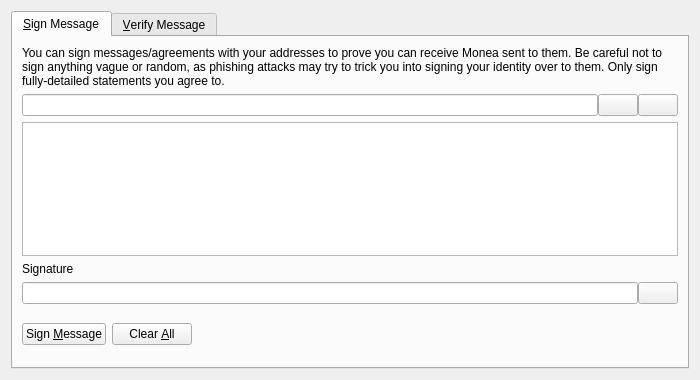
<?xml version="1.0" encoding="UTF-8"?>
<ui version="4.0">
 <class>SignVerifyMessageDialog</class>
 <widget class="QDialog" name="SignVerifyMessageDialog">
  <property name="geometry">
   <rect>
    <x>0</x>
    <y>0</y>
    <width>700</width>
    <height>380</height>
   </rect>
  </property>
  <property name="windowTitle">
   <string>Signatures - Sign / Verify a Message</string>
  </property>
  <property name="modal">
   <bool>true</bool>
  </property>
  <layout class="QVBoxLayout" name="verticalLayout">
   <item>
    <widget class="QTabWidget" name="tabWidget">
     <property name="currentIndex">
      <number>0</number>
     </property>
     <widget class="QWidget" name="tabSignMessage">
      <attribute name="title">
       <string>&amp;Sign Message</string>
      </attribute>
      <layout class="QVBoxLayout" name="verticalLayout_SM">
       <item>
        <widget class="QLabel" name="infoLabel_SM">
         <property name="text">
          <string>You can sign messages/agreements with your addresses to prove you can receive Monea sent to them. Be careful not to sign anything vague or random, as phishing attacks may try to trick you into signing your identity over to them. Only sign fully-detailed statements you agree to.</string>
         </property>
         <property name="textFormat">
          <enum>Qt::PlainText</enum>
         </property>
         <property name="wordWrap">
          <bool>true</bool>
         </property>
        </widget>
       </item>
       <item>
        <layout class="QHBoxLayout" name="horizontalLayout_1_SM">
         <property name="spacing">
          <number>0</number>
         </property>
         <item>
          <widget class="QValidatedLineEdit" name="addressIn_SM">
           <property name="toolTip">
            <string>The Monea address to sign the message with</string>
           </property>
          </widget>
         </item>
         <item>
          <widget class="QPushButton" name="addressBookButton_SM">
           <property name="toolTip">
            <string>Choose previously used address</string>
           </property>
           <property name="text">
            <string/>
           </property>
           <property name="shortcut">
            <string>Alt+A</string>
           </property>
           <property name="autoDefault">
            <bool>false</bool>
           </property>
          </widget>
         </item>
         <item>
          <widget class="QPushButton" name="pasteButton_SM">
           <property name="toolTip">
            <string>Paste address from clipboard</string>
           </property>
           <property name="text">
            <string/>
           </property>
           <property name="shortcut">
            <string>Alt+P</string>
           </property>
           <property name="autoDefault">
            <bool>false</bool>
           </property>
          </widget>
         </item>
        </layout>
       </item>
       <item>
        <widget class="QPlainTextEdit" name="messageIn_SM">
         <property name="toolTip">
          <string>Enter the message you want to sign here</string>
         </property>
        </widget>
       </item>
       <item>
        <widget class="QLabel" name="signatureLabel_SM">
         <property name="text">
          <string>Signature</string>
         </property>
         <property name="textFormat">
          <enum>Qt::PlainText</enum>
         </property>
        </widget>
       </item>
       <item>
        <layout class="QHBoxLayout" name="horizontalLayout_2_SM">
         <property name="spacing">
          <number>0</number>
         </property>
         <item>
          <widget class="QLineEdit" name="signatureOut_SM">
           <property name="font">
            <font>
             <italic>true</italic>
            </font>
           </property>
           <property name="readOnly">
            <bool>true</bool>
           </property>
          </widget>
         </item>
         <item>
          <widget class="QPushButton" name="copySignatureButton_SM">
           <property name="toolTip">
            <string>Copy the current signature to the system clipboard</string>
           </property>
           <property name="text">
            <string/>
           </property>
           <property name="autoDefault">
            <bool>false</bool>
           </property>
          </widget>
         </item>
        </layout>
       </item>
       <item>
        <layout class="QHBoxLayout" name="horizontalLayout_3_SM">
         <item>
          <widget class="QPushButton" name="signMessageButton_SM">
           <property name="toolTip">
            <string>Sign the message to prove you own this Monea address</string>
           </property>
           <property name="text">
            <string>Sign &amp;Message</string>
           </property>
           <property name="autoDefault">
            <bool>false</bool>
           </property>
          </widget>
         </item>
         <item>
          <widget class="QPushButton" name="clearButton_SM">
           <property name="toolTip">
            <string>Reset all sign message fields</string>
           </property>
           <property name="text">
            <string>Clear &amp;All</string>
           </property>
           <property name="autoDefault">
            <bool>false</bool>
           </property>
          </widget>
         </item>
         <item>
          <spacer name="horizontalSpacer_1_SM">
           <property name="orientation">
            <enum>Qt::Horizontal</enum>
           </property>
           <property name="sizeHint" stdset="0">
            <size>
             <width>40</width>
             <height>48</height>
            </size>
           </property>
          </spacer>
         </item>
         <item>
          <widget class="QLabel" name="statusLabel_SM">
           <property name="font">
            <font>
             <weight>75</weight>
             <bold>true</bold>
            </font>
           </property>
           <property name="text">
            <string/>
           </property>
           <property name="wordWrap">
            <bool>true</bool>
           </property>
          </widget>
         </item>
         <item>
          <spacer name="horizontalSpacer_2_SM">
           <property name="orientation">
            <enum>Qt::Horizontal</enum>
           </property>
           <property name="sizeHint" stdset="0">
            <size>
             <width>40</width>
             <height>48</height>
            </size>
           </property>
          </spacer>
         </item>
        </layout>
       </item>
      </layout>
     </widget>
     <widget class="QWidget" name="tabVerifyMessage">
      <attribute name="title">
       <string>&amp;Verify Message</string>
      </attribute>
      <layout class="QVBoxLayout" name="verticalLayout_VM">
       <item>
        <widget class="QLabel" name="infoLabel_VM">
         <property name="text">
          <string>Enter the receiver's address, message (ensure you copy line breaks, spaces, tabs, etc. exactly) and signature below to verify the message. Be careful not to read more into the signature than what is in the signed message itself, to avoid being tricked by a man-in-the-middle attack. Note that this only proves the signing party receives with the address, it cannot prove sendership of any transaction!</string>
         </property>
         <property name="textFormat">
          <enum>Qt::PlainText</enum>
         </property>
         <property name="alignment">
          <set>Qt::AlignLeading|Qt::AlignLeft|Qt::AlignTop</set>
         </property>
         <property name="wordWrap">
          <bool>true</bool>
         </property>
        </widget>
       </item>
       <item>
        <layout class="QHBoxLayout" name="horizontalLayout_1_VM">
         <property name="spacing">
          <number>0</number>
         </property>
         <item>
          <widget class="QValidatedLineEdit" name="addressIn_VM">
           <property name="toolTip">
            <string>The Monea address the message was signed with</string>
           </property>
          </widget>
         </item>
         <item>
          <widget class="QPushButton" name="addressBookButton_VM">
           <property name="toolTip">
            <string>Choose previously used address</string>
           </property>
           <property name="text">
            <string/>
           </property>
           <property name="shortcut">
            <string>Alt+A</string>
           </property>
           <property name="autoDefault">
            <bool>false</bool>
           </property>
          </widget>
         </item>
        </layout>
       </item>
       <item>
        <widget class="QPlainTextEdit" name="messageIn_VM"/>
       </item>
       <item>
        <widget class="QValidatedLineEdit" name="signatureIn_VM"/>
       </item>
       <item>
        <layout class="QHBoxLayout" name="horizontalLayout_2_VM">
         <item>
          <widget class="QPushButton" name="verifyMessageButton_VM">
           <property name="toolTip">
            <string>Verify the message to ensure it was signed with the specified Monea address</string>
           </property>
           <property name="text">
            <string>Verify &amp;Message</string>
           </property>
           <property name="autoDefault">
            <bool>false</bool>
           </property>
          </widget>
         </item>
         <item>
          <widget class="QPushButton" name="clearButton_VM">
           <property name="toolTip">
            <string>Reset all verify message fields</string>
           </property>
           <property name="text">
            <string>Clear &amp;All</string>
           </property>
           <property name="autoDefault">
            <bool>false</bool>
           </property>
          </widget>
         </item>
         <item>
          <spacer name="horizontalSpacer_1_VM">
           <property name="orientation">
            <enum>Qt::Horizontal</enum>
           </property>
           <property name="sizeHint" stdset="0">
            <size>
             <width>40</width>
             <height>48</height>
            </size>
           </property>
          </spacer>
         </item>
         <item>
          <widget class="QLabel" name="statusLabel_VM">
           <property name="font">
            <font>
             <weight>75</weight>
             <bold>true</bold>
            </font>
           </property>
           <property name="text">
            <string/>
           </property>
           <property name="wordWrap">
            <bool>true</bool>
           </property>
          </widget>
         </item>
         <item>
          <spacer name="horizontalSpacer_2_VM">
           <property name="orientation">
            <enum>Qt::Horizontal</enum>
           </property>
           <property name="sizeHint" stdset="0">
            <size>
             <width>40</width>
             <height>48</height>
            </size>
           </property>
          </spacer>
         </item>
        </layout>
       </item>
      </layout>
     </widget>
    </widget>
   </item>
  </layout>
 </widget>
 <customwidgets>
  <customwidget>
   <class>QValidatedLineEdit</class>
   <extends>QLineEdit</extends>
   <header>qvalidatedlineedit.h</header>
  </customwidget>
 </customwidgets>
 <resources>
  <include location="../monea.qrc"/>
 </resources>
 <connections/>
</ui>
